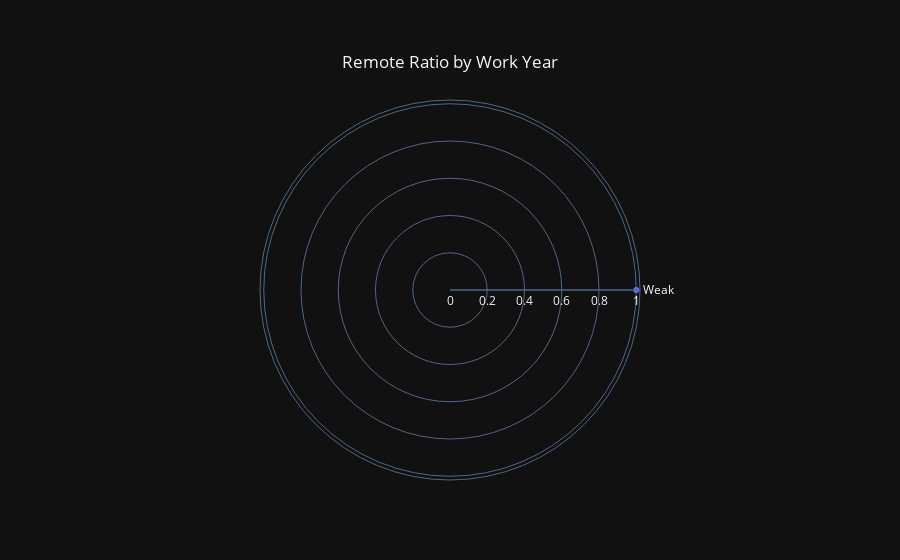

Notebook code cell kept with this figure:
### Code cell
db_move_sp_power = db_move.groupby(["Move", "SP Cost", "Power"]).size()


fig = go.Figure()
categories = ['Weak', 'Medium', 'Strong']
fig.add_trace(go.Scatterpolar(
            r = db_move_sp_power.unique(), theta = categories, 
            fill = 'toself', name = '2020 remote ratio'))

fig.add_trace(go.Scatterpolar(
            r = ratio_2021, theta = categories,
            fill = 'toself', name = '2021 remote ratio'))

fig.add_trace(go.Scatterpolar(
            r = ratio_2022, theta = categories,
            fill = 'toself', name = '2022 remote ratio'))

fig.add_trace(go.Scatterpolar(
            r = ratio_2023, theta = categories,
            fill = 'toself', name = '2023 remote ratio'))
fig.update_layout(title={'text': "Remote Ratio ",
                             'y':0.9,
                             'x':0.5,
                             'xanchor':'center',
                             'yanchor':'top'},
                             barmode='overlay',
                             yaxis=dict(title='Count'),
                             template = 'plotly_dark')
fig.show()

### Figure 1 — Plotly figure (JSON) as saved in the notebook; plotly's stock layout.template omitted (floating-point values rounded to 4 significant figures)
{"data": [{"fill": "toself", "name": "2020 remote ratio", "r": [1], "theta": ["Weak", "Medium", "Strong"], "type": "scatterpolar"}], "layout": {"barmode": "overlay", "title": {"text": "Remote Ratio by Work Year", "x": 0.5, "xanchor": "center", "y": 0.9, "yanchor": "top"}, "yaxis": {"title": {"text": "Count"}}}}
